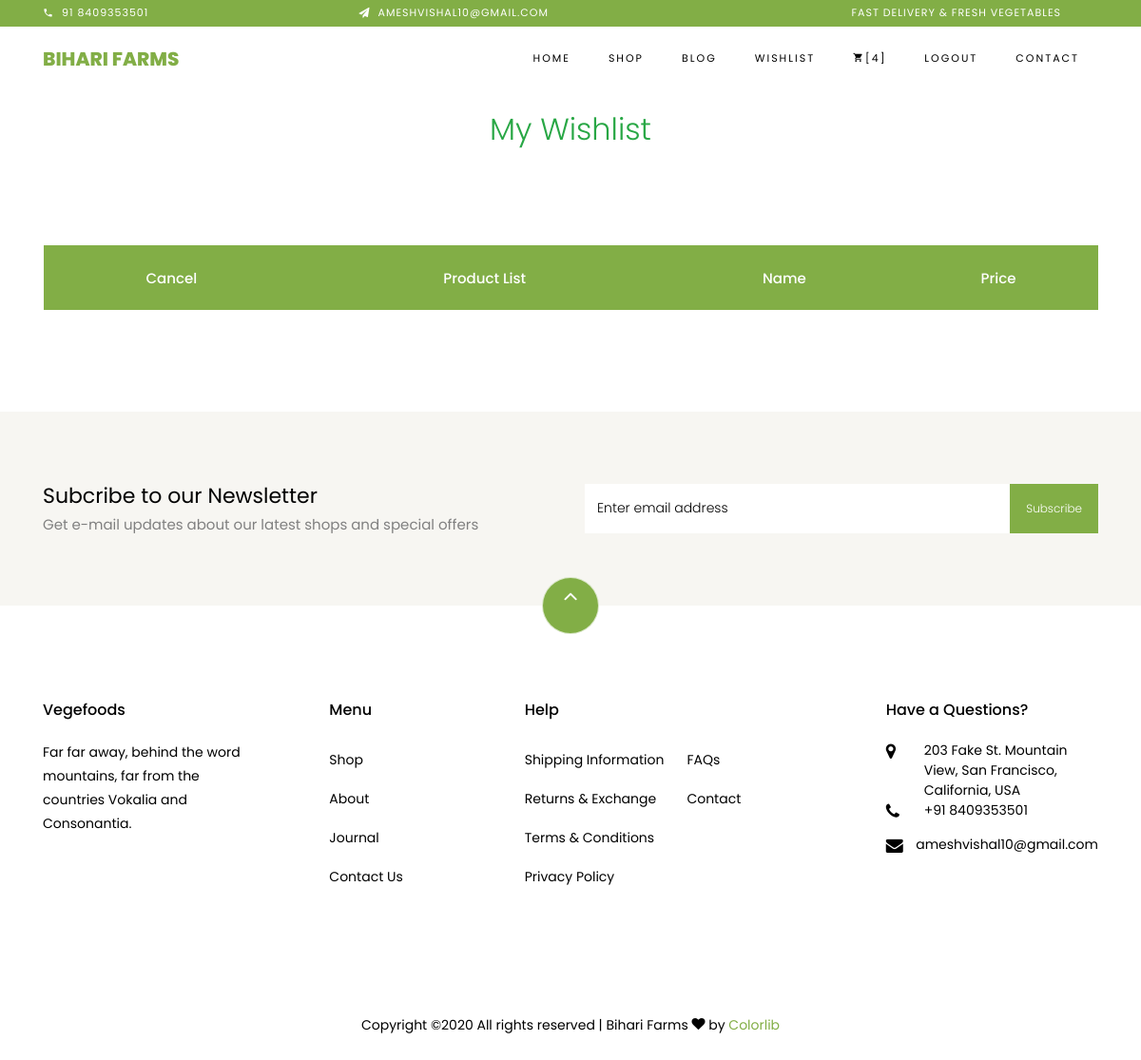
The app's page /wishlist/ (signed in), older data.
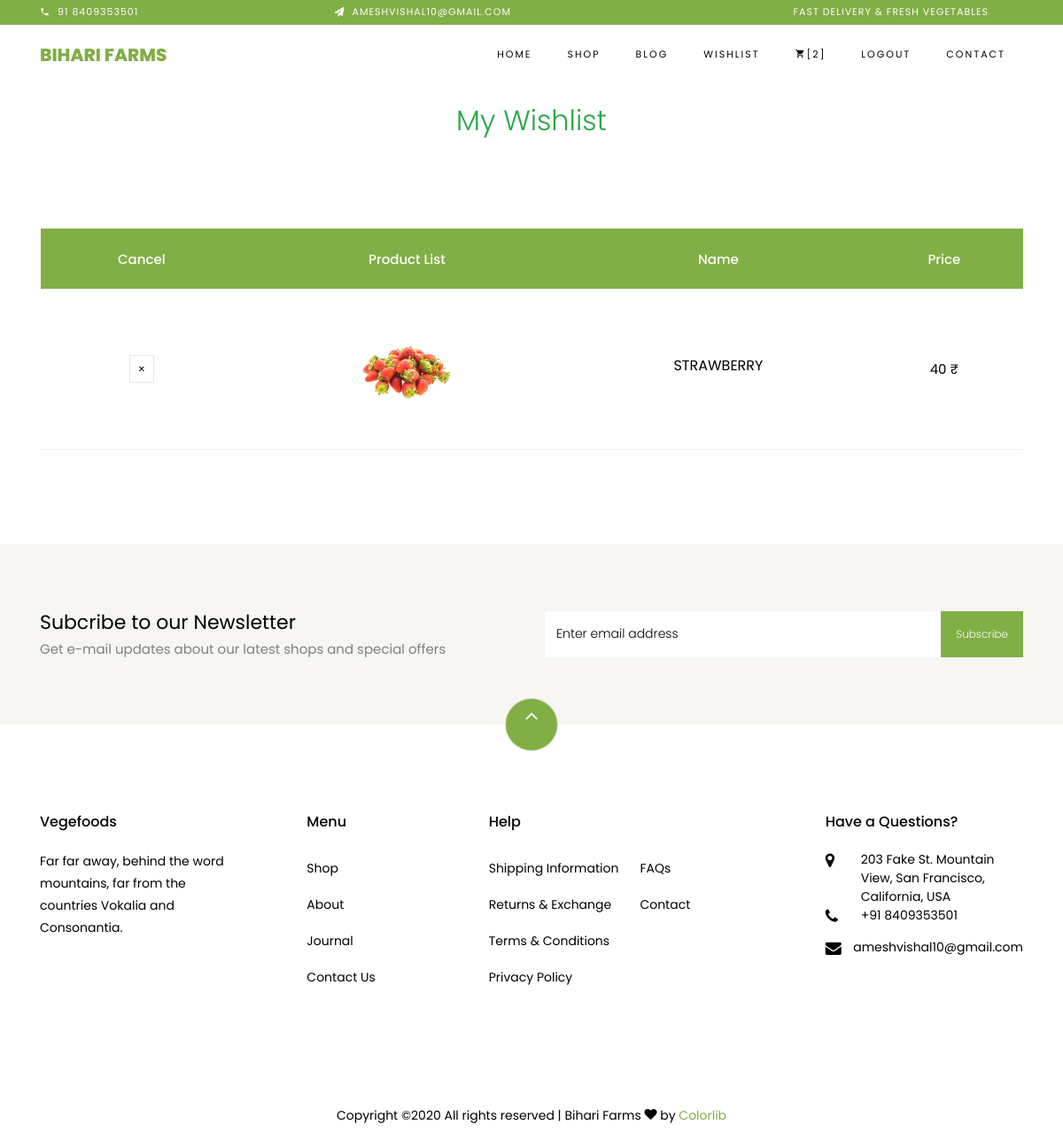
The same page, newer data.
### farmsite/models.py (models this page shows, shortened)
class Product(models.Model):
    productType = models.ForeignKey(ProductType,on_delete=models.CASCADE)
    name = models.CharField(max_length=100)
    image = models.ImageField(upload_to='Product Photo')
    weight = models.CharField(max_length=10)
    price = models.IntegerField()
    available = models.BooleanField()
    discount = models.IntegerField()
    discription = models.TextField()
    nutFacts = models.TextField()
    prime = models.BooleanField()

### farmsite/views.py (the view)
# urls.py: path('wishlist/',views.mywishlist,name='mywishlist'),
def mywishlist(request):
    cartObject = wishList.objects.filter(user=request.user).values("productID")
    myList = []
    try:
        for data in cartObject:
            id = data['productID']
            myList.append(Product.objects.get(id=id))
    except:
        pass
    cartObject = cart.objects.filter(user=request.user).values("productID")
    print(cartObject)
    item = len(cartObject)
    if item==1:
        if cartObject[0].get('productID') == None:
            item=0
    return render(request,'farmsite/wishlist.html',{'item':item,'items':myList})

### farmsite/templates/farmsite/wishlist.html
{% extends 'farmsite/index.html'%}
{%load static%}
{%block content%}
<h2 class="text-center text-success font-weight-light mt-3">My Wishlist</h2>
<section class="ftco-section ftco-cart">
    <div class="container">
        <div class="row">
        <div class="col-md-12 ftco-animate">
            <div class="cart-list">
                <table class="table">
                    <thead class="thead-primary">
                      <tr class="text-center">
                        <th>Cancel</th>
                        <th>Product List</th>
                        <th>Name</th>
                        <th>Price</th>
                      </tr>
                    </thead>
                    <tbody>
                        {%for item in items%}
                      <tr class="text-center">
                        <td class="product-remove"><a href="{% url 'removeItemWish' item.id%}"><span class="ion-ios-close"></span></a></td>
                        <td class="image-prod"><a href="{%url 'product' item.id%}"><div class="img" style="background-image:url({{item.image.url}});"></div></a></td>
                        <td class="product-name">
                            <h3>{{item.name}}</h3>
                        </td>
                        <td class="price">{{item.price}} &#8377;</td>
                      </tr>
                      {%endfor%}
                    </tbody>
                  </table>
              </div>
        </div>
    </div>
    </div>
</section>
{%endblock content%}

Row changes from the older to the newer data that the page shows:
now on this page (row edited): Product: image (picture), name "STRAWBERRY", price "40"
Text that changed along with them:
{{ item }}: "4" → "2"
